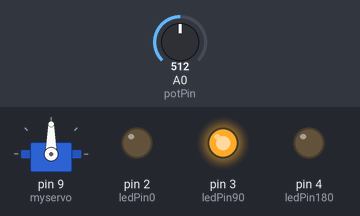
Simulated run of this sketch. Board: Arduino Uno, built with avr-gcc and run on an emulated ATmega328P. Parts: servo, output pins drawn as LEDs (lit = HIGH). Inputs (shaded band) come from the test bench; at power-on: A0 (potPin) = 512.

Above: at 1.2 s.
1.3 s: A0 (potPin) set to 716
At 1.9 s:
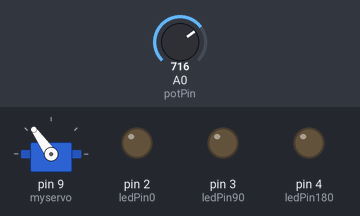
2.8 s: A0 (potPin) set to 552
At 3.8 s:
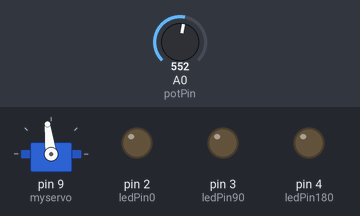
4.3 s: A0 (potPin) set to 531
At 5.4 s:
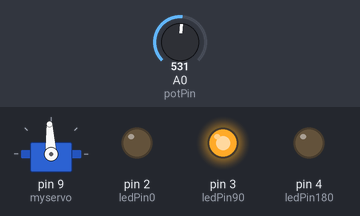
5.8 s: A0 (potPin) set to 497
At 6.2 s:
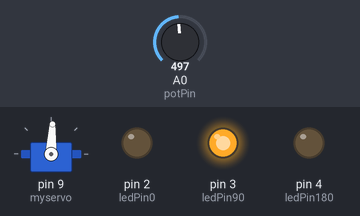
7.3 s: A0 (potPin) set to 477
At 8.7 s:
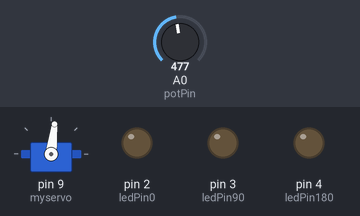
Timing chart, 0 to 9.8 s (numbered marks = the images above; inputs shaded):
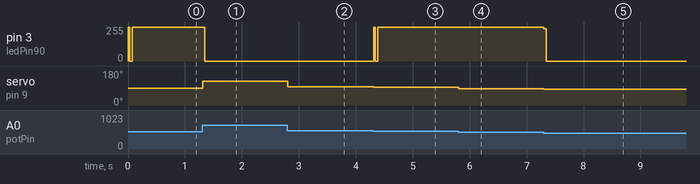

The sketch:

ServoPotLeds.ino
```cpp
#include <Servo.h>

Servo myservo; // crea un objeto servo
int potPin = A0; // pin del potenciómetro
int ledPin0 = 2; // pin del LED para ángulo menor a 10
int ledPin90 = 3; // pin del LED para ángulo entre 85 y 95
int ledPin180 = 4; // pin del LED para ángulo mayor a 170
int val; // variable para almacenar el valor del potenciómetro

void setup() {
myservo.attach(9); // conecta el servomotor al pin 9
pinMode(ledPin0, OUTPUT);
pinMode(ledPin90, OUTPUT);
pinMode(ledPin180, OUTPUT);
}

void loop() {
val = analogRead(potPin); // lee el valor del potenciómetro (0-1023)
int angle = map(val, 0, 1023, 0, 180); // convierte el valor a un ángulo (0-180)
myservo.write(angle); // mueve el servomotor al ángulo correspondiente

// Apaga todos los LEDs
digitalWrite(ledPin0, LOW);
digitalWrite(ledPin90, LOW);
digitalWrite(ledPin180, LOW);

// Enciende el LED correspondiente al ángulo
if (angle < 10) {
digitalWrite(ledPin0, HIGH);
} else if (angle > 85 && angle < 95) {
digitalWrite(ledPin90, HIGH);
} else if (angle > 170) {
digitalWrite(ledPin180, HIGH);
}

delay(15); // espera para que el servomotor se mueva
}
```

Measured:
- the behaviour switches between 540 and 539 on A0 (potPin) (found by bisection; images 2 and 3)
- the behaviour switches between 489 and 488 on A0 (potPin) (found by bisection; images 4 and 5)
- after the input at 1.3 s, pin 3 (ledPin90): 255/255 → 0/255 after 0.05 s; servo on pin 9 (myservo): 90° → 125° at once
- after the input at 2.8 s, servo on pin 9 (myservo): 125° → 97° at once
- after the input at 4.3 s, pin 3 (ledPin90): 0/255 → 255/255 at once; servo on pin 9 (myservo): 97° → 93° at once
- after the input at 5.8 s, servo on pin 9 (myservo): 93° → 87° at once
- after the input at 7.3 s, pin 3 (ledPin90): 255/255 → 0/255 at once; servo on pin 9 (myservo): 87° → 83° at once
